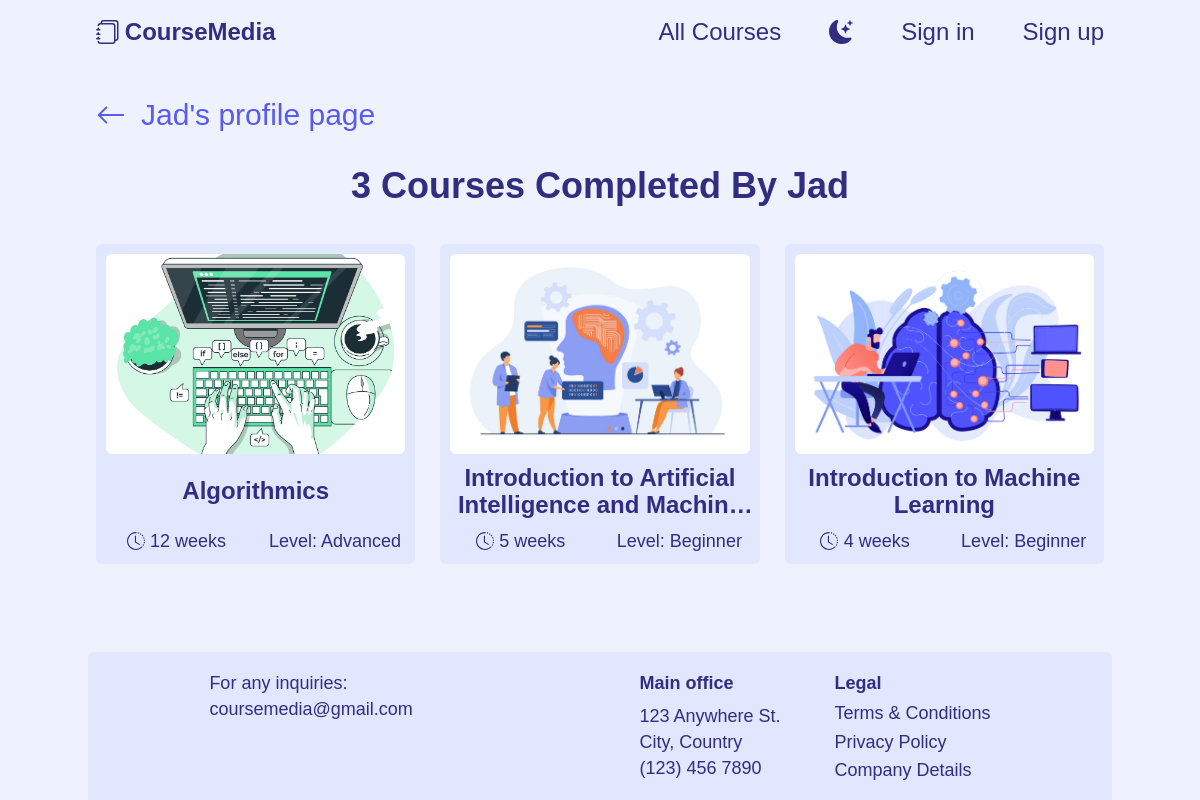
The app's page /profile/6/completedCourses with its own data.
### courses_platform/models.py (models this page shows, shortened)
class User(AbstractUser):
    REQUIRED_FIELDS = ["role", "about"]
    STUDENT = 1
    INSTRUCTOR = 2
    ROLE_CHOICES = [
        (STUDENT, "Student"),
        (INSTRUCTOR, "Instructor")
    ]
    role = models.PositiveSmallIntegerField(choices=ROLE_CHOICES)
    instructor_title = models.CharField(max_length=120, null=True, blank=True, validators=[
                                        MinLengthValidator(10), MaxLengthValidator(120)])
    about = models.TextField(max_length=950, validators=[
                             MinLengthValidator(40), MaxLengthValidator(950)])
    enrolled_courses = models.ManyToManyField(
        "Course", blank=True, related_name="enrolled_students")

class Course(models.Model):
    ART_AND_CULTURE = 1
    COMMUNICATION = 2
    COMPUTER_SCIENCE = 3
    DESIGN = 4
    FOOD_AND_NUTRITION = 5
    LANGUAGE = 6
    MATH = 7
    SCIENCE = 8
    CATEGORY_CHOICES = [
        (ART_AND_CULTURE, "Art & Culture"),
        (COMMUNICATION, "Communication"),
        (COMPUTER_SCIENCE, "Computer Science"),
        (DESIGN, "Design"),
        (FOOD_AND_NUTRITION, "Food & Nutrition"),
        (LANGUAGE, "Language"),
        (MATH, "Math"),
        (SCIENCE, "Science"),
    ]
    ENGLISH = 1
    FRENCH = 2
    SPANISH = 3
    LANGUAGE_CHOICES = [
        (ENGLISH, "English"),
        (FRENCH, "French"),
        (SPANISH, "Spanish")
    ]
    BEGINNER = 1
    INTERMEDIATE = 2
    ADVANCED = 3
    LEVEL_CHOICES = [
        (BEGINNER, "Beginner"),
        (INTERMEDIATE, "Intermediate"),
        (ADVANCED, "Advanced")
    ]
    instructor = models.ForeignKey(
        "User", on_delete=models.CASCADE, related_name="courses_taught")
    title = models.CharField(max_length=80, validators=[
                             MinLengthValidator(10), MaxLengthValidator(80)])
    image = models.ImageField(
        upload_to="courses_images/", null=True, blank=True)
    category = models.PositiveSmallIntegerField(choices=CATEGORY_CHOICES)
    short_description = models.TextField(max_length=200, validators=[
                                         MinLengthValidator(50), MaxLengthValidator(200)])
    duration = models.PositiveSmallIntegerField(
        validators=[MinValueValidator(2), MaxValueValidator(24)])
    long_description = models.TextField(
        max_length=2000, validators=[MinLengthValidator(200), MaxLengthValidator(2000)])
    language = models.PositiveSmallIntegerField(choices=LANGUAGE_CHOICES)
    level = models.PositiveSmallIntegerField(choices=LEVEL_CHOICES)
    prerequisite = models.ForeignKey(
        "self", on_delete=models.SET_NULL, null=True, blank=True)
    certificate = models.BooleanField()
    passing_grade = models.PositiveSmallIntegerField(
        validators=[MinValueValidator(50), MaxValueValidator(100)])
    passers = models.ManyToManyField(
        "User", blank=True, related_name="courses_passed")
    creation_date = models.DateField(auto_now_add=True)

### courses_platform/views.py (the view)
def completed_courses(request, user_id):
    try:
        current_user = User.objects.get(id=user_id)
    except User.DoesNotExist:
        messages.error(request, "Invalid user id")
        return HttpResponseRedirect(reverse("index"))
    passed_courses = current_user.courses_passed.all().order_by("title")
    return render(request, "courses_platform/completed_courses.html", {
        "current_user": current_user,
        "passed_courses": passed_courses
    })

### courses_platform/templates/courses_platform/completed_courses.html (shortened to what this page needs)
{% extends "courses_platform/layout.html" %}
{% load static %}
{% block link %}
    <link href="{% static 'courses_platform/components/course-cards.css' %}" rel="stylesheet">
    <link href="{% static 'courses_platform/pages/completed-enrolled-courses.css' %}" rel="stylesheet">
{% endblock %}
{% block body %}
    <div class="my-container profile-courses__main-container">
        <a class="profile-courses__a" href="{% url 'user_profile' current_user.id %}">
            <svg class="profile-courses__icon" xmlns="http://www.w3.org/2000/svg" fill="currentColor" viewBox="0 0 16 16">
                <path fill-rule="evenodd" d="M15 8a.5.5 0 0 0-.5-.5H2.707l3.147-3.146a.5.5 0 1 0-.708-.708l-4 4a.5.5 0 0 0 0 .708l4 4a.5.5 0 0 0 .708-.708L2.707 8.5H14.5A.5.5 0 0 0 15 8z"/>
            </svg>
            <span>{{ current_user.username }}'s profile page</span>
        </a>
        {% if passed_courses|length == 1 %}
            <h1 class="profile-courses__h1">1 Course Completed By {{ current_user.username }}</h1>
        {% else %}
            <h1 class="profile-courses__h1">{{ passed_courses|length }} Courses Completed By {{ current_user.username }}</h1>
        {% endif %}
        <div class="course-card__cards-grid-wrapper">
            <div class="course-card__cards-grid">
               {% for course in passed_courses %}
                  <a href="{% url 'course_page' course.id %}" class="course-card__card-anchor">
                     <div class="course-card__card">
                     {% if not course.image %}
                        <img class="course-card__card-img" src="/media/courses_images/default_img.jpg" alt="Course's image">
                     {% else %}
                        <img class="course-card__card-img" src="{{ course.image.url }}" alt="Course's image">
                     {% endif %}
                        <div class="course-card__card-title">{{ course.title }}</div>
                        <div class="course-card__card-description">
                           <div class="course-card__card-duration">
                              <span>{{ course.duration }} weeks</span>
                           </div>
                           <div class="course-card__card-level">Level: {{ course.get_level_display }}</div>
                        </div>
                     </div>
                  </a>
               {% endfor %}
            </div>
         </div>
    </div>
{% endblock %}

### courses_platform/static/courses_platform/styles.css (style rules this page uses)
:root { --clr-dark: #312e81; --clr-light: #eef2ff; --clr-light-a0: #eef2ff00; --clr-light-a05: #eef2ff89; --clr-p-anchor: #585bee; --clr-card-bg: #E0E7FF; --clr-overlay: #000; --clr-bg-disabled-input: #e0e0e0; --clr-txt-disabled-input: #312e81; --size-xxs: 0.5rem; --size-xs: 0.75rem; --size-sm: 0.875rem; --size-base: 1rem; --size-lg: 1.125rem; --size-xl: 1.25rem; --size-2xl: 1.5rem; --size-3xl: 1.875rem; --size-4xl: 2.25rem; --size-5xl: 3rem; --size-6xl: 3.75rem; --size-7xl: 4.5rem; --size-8xl: 6rem; --size-9xl: 8rem; --size-10xl: 10rem; }
* { margin: 0; line-height: calc(1em + 0.5rem); }
html { scroll-behavior: smooth; }
body { font-family: 'General Sans', sans-serif; background-color: var(--clr-light); color: var(--clr-dark); min-height: 100vh; display: flex; flex-direction: column; }
img, picture { display: block; max-width: 100%; user-select: none; }
a { color: var(--clr-dark); }

### courses_platform/static/courses_platform/components/course-cards.css (style rules this page uses)
.course-card__cards-grid-wrapper { display: flex; justify-content: center; }
.course-card__cards-grid { width: 90%; display: grid; grid-template-columns: minmax(0, 1fr); grid-auto-rows: 1fr; justify-items: center; gap: 25px; }
.course-card__card-anchor { width: 100%; text-decoration: none; transition: transform 0.1s linear, border 0.1s linear; }
.course-card__card { background-color: var(--clr-card-bg); border-radius: 6px; display: flex; flex-direction: column; justify-content: space-between; align-items: center; padding: 10px; width: 100%; height: 100%; }
.course-card__card-img { height: 150px; width: 100%; border-radius: 6px; object-fit: cover; }
.course-card__card-title { font-size: var(--size-xl); text-align: center; margin-block-start: 0.4em; margin-block-end: 0.4em; font-weight: 600; line-height: 1.15em; display: -webkit-box; -webkit-line-clamp: 2; line-clamp: 2; -webkit-box-orient: vertical; overflow: hidden; text-overflow: ellipsis; }
.course-card__card-description { font-size: var(--size-base); display: flex; gap: 1em; width: 100%; }
.course-card__card-duration { display: flex; justify-content: center; align-items: center; gap: 0.3em; flex: 1; }
.course-card__icon { height: 1em; }
.course-card__card-level { text-align: center; flex: 1; }
@media (min-width: 390px) { .course-card__cards-grid { width: 80%; } }
@media (min-width: 475px) { .course-card__cards-grid { width: 70%; } }
@media (min-width: 640px) { .course-card__cards-grid { grid-template-columns: repeat(2, minmax(0, 1fr)); width: 100%; } }
@media (min-width: 768px) { .course-card__card-img { height: 200px; } }
@media (min-width: 1024px) { .course-card__cards-grid { grid-template-columns: repeat(3, minmax(0, 1fr)); } }
@media (min-width: 1024px) { .course-card__card-title { font-size: var(--size-2xl); } }
@media (min-width: 1024px) { .course-card__card-description { font-size: var(--size-lg); } }

### courses_platform/static/courses_platform/pages/completed-enrolled-courses.css (style rules this page uses)
.profile-courses__main-container { margin-block-start: 2em; margin-block-end: 2em; }
.profile-courses__h1 { font-size: var(--size-2xl); margin-block-end: 1em; text-align: center; }
.profile-courses__a { color: var(--clr-p-anchor); font-size: var(--size-xl); text-decoration: none; display: flex; align-items: center; gap: 0.5em; margin-block-end: 1em; }
.profile-courses__icon { height: 1em; }
@media (min-width: 768px) { .profile-courses__h1 { font-size: var(--size-3xl); } }
@media (min-width: 768px) { .profile-courses__a { font-size: var(--size-2xl); } }
@media (min-width: 1024px) { .profile-courses__h1 { font-size: var(--size-4xl); } }
@media (min-width: 1024px) { .profile-courses__a { font-size: var(--size-3xl); } }

### courses_platform/static/courses_platform/utils.css (style rules this page uses)
.my-container { width: 100%; margin-left: auto; margin-right: auto; padding-left: 0.5rem; padding-right: 0.5rem; }
@media (min-width: 475px) { .my-container { max-width: 475px; } }
@media (min-width: 640px) { .my-container { max-width: 640px; } }
@media (min-width: 768px) { .my-container { max-width: 768px; } }
@media (min-width: 1024px) { .my-container { max-width: 1024px; } }

### records on screen
User: username "Jad"
Course: image (picture), title "Algorithmics", duration "12", level "Advanced"
Course: image (picture), title "Introduction to Artificial Intelligence and…", duration "5", level "Beginner"
Course: image (picture), title "Introduction to Machine Learning", duration "4", level "Beginner"

### other values on screen
{{ passed_courses|length }} "3"
